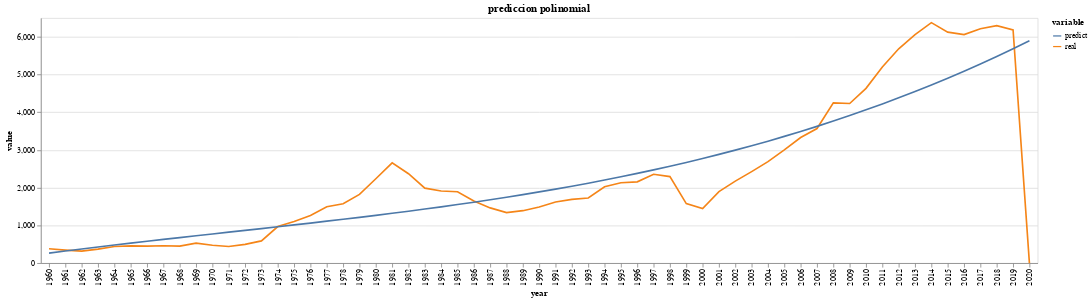

The notebook cell saved with this chart:
### Code cell
alt.Chart(predict_polinomyal.melt('year')).mark_line().encode(
x='year',
y='value',
color='variable'
).properties(title='prediccion polinomial')

### Figure 1 — Vega-Lite specification as saved in the notebook (floating-point values rounded to 4 significant figures)
{"config": {"view": {"continuousWidth": 400, "continuousHeight": 300}}, "data": {"name": "data-a20cca961c6e17c2d52f11299f66230b"}, "mark": "line", "encoding": {"color": {"type": "nominal", "field": "variable"}, "x": {"type": "nominal", "field": "year"}, "y": {"type": "quantitative", "field": "value"}}, "title": "prediccion polinomial", "$schema": "https://vega.github.io/schema/vega-lite/v4.8.1.json", "datasets": {"data-a20cca961c6e17c2d52f11299f66230b": [{"year": "1960", "variable": "real", "value": 379.4}, {"year": "1961", "variable": "real", "value": 343.8}, {"year": "1962", "variable": "real", "value": 315.5}, {"year": "1963", "variable": "real", "value": 368.5}, {"year": "1964", "variable": "real", "value": 440.3}, {"year": "1965", "variable": "real", "value": 455.0}, {"year": "1966", "variable": "real", "value": 449.7}, {"year": "1967", "variable": "real", "value": 459.1}, {"year": "1968", "variable": "real", "value": 450.8}, {"year": "1969", "variable": "real", "value": 527.6}, {"year": "1970", "variable": "real", "value": 471.4}, {"year": "1971", "variable": "real", "value": 440.6}, {"year": "1972", "variable": "real", "value": 495.3}, {"year": "1973", "variable": "real", "value": 588.1}, {"year": "1974", "variable": "real", "value": 969.5}, {"year": "1975", "variable": "real", "value": 1105.0}, {"year": "1976", "variable": "real", "value": 1264.0}, {"year": "1977", "variable": "real", "value": 1493.0}, {"year": "1978", "variable": "real", "value": 1572.0}, {"year": "1979", "variable": "real", "value": 1820.0}, {"year": "1980", "variable": "real", "value": 2237.0}, {"year": "1981", "variable": "real", "value": 2659.0}, {"year": "1982", "variable": "real", "value": 2369.0}, {"year": "1983", "variable": "real", "value": 1988.0}, {"year": "1984", "variable": "real", "value": 1912.0}, {"year": "1985", "variable": "real", "value": 1891.0}, {"year": "1986", "variable": "real", "value": 1647.0}, {"year": "1987", "variable": "real", "value": 1464.0}, {"year": "1988", "variable": "real", "value": 1337.0}, {"year": "1989", "variable": "real", "value": 1390.0}, {"year": "1990", "variable": "real", "value": 1489.0}, {"year": "1991", "variable": "real", "value": 1621.0}, {"year": "1992", "variable": "real", "value": 1688.0}, {"year": "1993", "variable": "real", "value": 1727.0}, {"year": "1994", "variable": "real", "value": 2025.0}, {"year": "1995", "variable": "real", "value": 2132.0}, {"year": "1996", "variable": "real", "value": 2154.0}, {"year": "1997", "variable": "real", "value": 2355.0}, {"year": "1998", "variable": "real", "value": 2293.0}, {"year": "1999", "variable": "real", "value": 1578.0}, {"year": "2000", "variable": "real", "value": 1445.0}, {"year": "2001", "variable": "real", "value": 1895.0}, {"year": "2002", "variable": "real", "value": 2172.0}, {"year": "2003", "variable": "real", "value": 2426.0}, {"year": "2004", "variable": "real", "value": 2691.0}, {"year": "2005", "variable": "real", "value": 3002.0}, {"year": "2006", "variable": "real", "value": 3329.0}, {"year": "2007", "variable": "real", "value": 3568.0}, {"year": "2008", "variable": "real", "value": 4249.0}, {"year": "2009", "variable": "real", "value": 4232.0}, {"year": "2010", "variable": "real", "value": 4634.0}, {"year": "2011", "variable": "real", "value": 5201.0}, {"year": "2012", "variable": "real", "value": 5682.0}, {"year": "2013", "variable": "real", "value": 6056.0}, {"year": "2014", "variable": "real", "value": 6377.0}, {"year": "2015", "variable": "real", "value": 6124.0}, {"year": "2016", "variable": "real", "value": 6060.0}, {"year": "2017", "variable": "real", "value": 6214.0}, {"year": "2018", "variable": "real", "value": 6296.0}, {"year": "2019", "variable": "real", "value": 6184.0}, {"year": "2020", "variable": "real", "value": 0.0}, {"year": "1960", "variable": "predict", "value": 265.2}, {"year": "1961", "variable": "predict", "value": 320.4}, {"year": "1962", "variable": "predict", "value": 374.2}, {"year": "1963", "variable": "predict", "value": 426.8}, {"year": "1964", "variable": "predict", "value": 478.3}, {"year": "1965", "variable": "predict", "value": 528.8}, {"year": "1966", "variable": "predict", "value": 578.5}, {"year": "1967", "variable": "predict", "value": 627.5}, {"year": "1968", "variable": "predict", "value": 676.0}, {"year": "1969", "variable": "predict", "value": 724.1}, {"year": "1970", "variable": "predict", "value": 771.9}, {"year": "1971", "variable": "predict", "value": 819.6}, {"year": "1972", "variable": "predict", "value": 867.3}, {"year": "1973", "variable": "predict", "value": 915.1}, {"year": "1974", "variable": "predict", "value": 963.3}, {"year": "1975", "variable": "predict", "value": 1012.0}, {"year": "1976", "variable": "predict", "value": 1061.0}, {"year": "1977", "variable": "predict", "value": 1111.0}, {"year": "1978", "variable": "predict", "value": 1162.0}, {"year": "1979", "variable": "predict", "value": 1213.0}, {"year": "1980", "variable": "predict", "value": 1266.0}, {"year": "1981", "variable": "predict", "value": 1320.0}, {"year": "1982", "variable": "predict", "value": 1376.0}, {"year": "1983", "variable": "predict", "value": 1433.0}, {"year": "1984", "variable": "predict", "value": 1491.0}, {"year": "1985", "variable": "predict", "value": 1552.0}, {"year": "1986", "variable": "predict", "value": 1614.0}, {"year": "1987", "variable": "predict", "value": 1679.0}, {"year": "1988", "variable": "predict", "value": 1746.0}, {"year": "1989", "variable": "predict", "value": 1815.0}, {"year": "1990", "variable": "predict", "value": 1887.0}, {"year": "1991", "variable": "predict", "value": 1961.0}, {"year": "1992", "variable": "predict", "value": 2038.0}, {"year": "1993", "variable": "predict", "value": 2118.0}, {"year": "1994", "variable": "predict", "value": 2202.0}, {"year": "1995", "variable": "predict", "value": 2288.0}, {"year": "1996", "variable": "predict", "value": 2378.0}, {"year": "1997", "variable": "predict", "value": 2471.0}, {"year": "1998", "variable": "predict", "value": 2568.0}, {"year": "1999", "variable": "predict", "value": 2669.0}, {"year": "2000", "variable": "predict", "value": 2773.0}, {"year": "2001", "variable": "predict", "value": 2882.0}, {"year": "2002", "variable": "predict", "value": 2994.0}, {"year": "2003", "variable": "predict", "value": 3111.0}, {"year": "2004", "variable": "predict", "value": 3233.0}, {"year": "2005", "variable": "predict", "value": 3359.0}, {"year": "2006", "variable": "predict", "value": 3490.0}, {"year": "2007", "variable": "predict", "value": 3626.0}, {"year": "2008", "variable": "predict", "value": 3767.0}, {"year": "2009", "variable": "predict", "value": 3913.0}, {"year": "2010", "variable": "predict", "value": 4064.0}, {"year": "2011", "variable": "predict", "value": 4220.0}, {"year": "2012", "variable": "predict", "value": 4383.0}, {"year": "2013", "variable": "predict", "value": 4551.0}, {"year": "2014", "variable": "predict", "value": 4724.0}, {"year": "2015", "variable": "predict", "value": 4904.0}, {"year": "2016", "variable": "predict", "value": 5090.0}, {"year": "2017", "variable": "predict", "value": 5282.0}, {"year": "2018", "variable": "predict", "value": 5481.0}, {"year": "2019", "variable": "predict", "value": 5686.0}, {"year": "2020", "variable": "predict", "value": 5898.0}]}}
